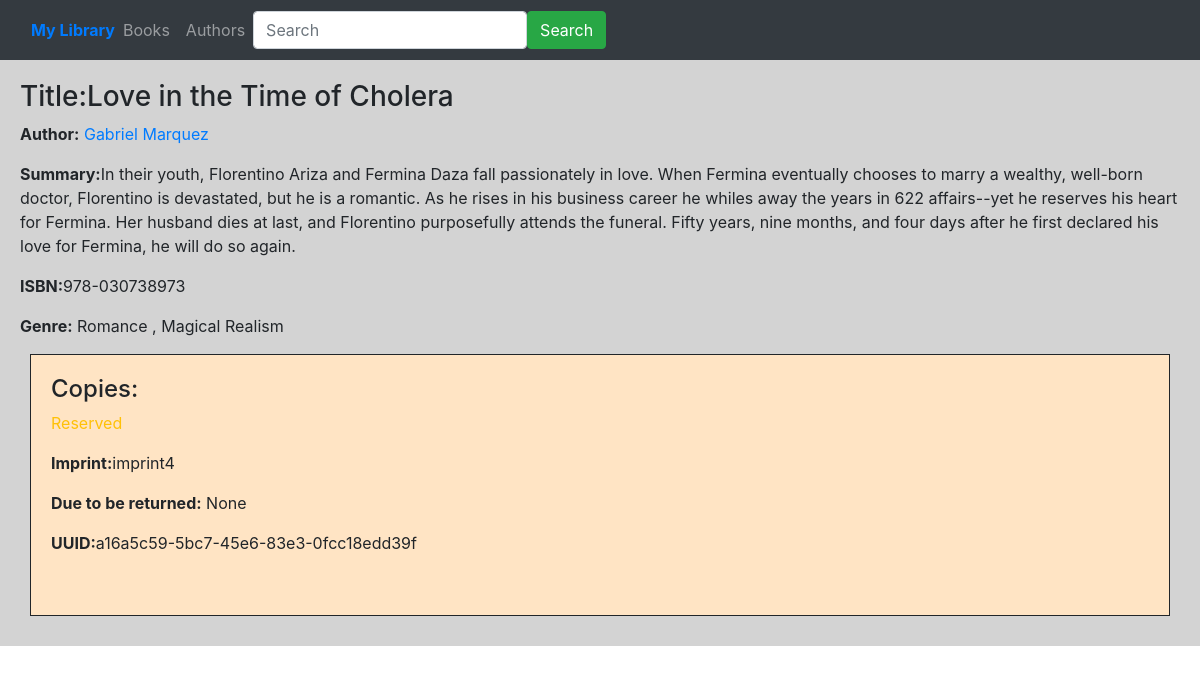
The app's page /catalog/book/4 with its own data.
### catalog/models.py (models this page shows, shortened)
class Book(models.Model):
    title = models.CharField(max_length=200)
    author = models.ForeignKey('Author', on_delete=models.SET_NULL, null=True)
    summary = models.TextField(max_length=1000, help_text='Enter a brief description of the book')
    isbn = models.CharField('ISBN', max_length=13, help_text='13 Character <a href="https://www.isbn-international.org/content/what-isbn">ISBN number</a>')
    genre = models.ManyToManyField(Genre, help_text='Select a genre for this book')
    def display_genre(self):
        """Create a string for the Genre. This is required to display genre in Admin."""
        return ', '.join(genre.name for genre in self.genre.all()[:3])
    display_genre.short_description = 'Genre'

class Author(models.Model):
    first_name = models.CharField(max_length=100)
    last_name = models.CharField(max_length=100)
    date_of_birth = models.DateField(null=True, blank=True)
    date_of_death = models.DateField('Died', null=True, blank=True)
    class Meta:
        ordering = ['last_name', 'first_name']

class Genre(models.Model):
    name = models.CharField(max_length=200, help_text='Enter a book genre (e.g. Science Fiction)')
    def __str__(self):
        return self.name

class BookInstance(models.Model):
    id = models.UUIDField(primary_key=True, default=uuid.uuid4, help_text='Unique ID for this particular book across whole library')
    book = models.ForeignKey('Book', on_delete=models.SET_NULL, null=True)
    imprint = models.CharField(max_length=200)
    due_back = models.DateField(null=True, blank=True)
    LOAN_STATUS = (
        ('m', 'Maintenance'),
        ('o', 'On loan'),
        ('a', 'Available'),
        ('r', 'Reserved'),
    )
    status = models.CharField(
        max_length=1,
        choices=LOAN_STATUS,
        blank=True,
        default='m',
        help_text='Book availability',
    )
    class Meta:
        ordering = ['due_back']

### catalog/views.py (the view)
# urls.py: path('book/<int:book_id>', views.BookDetail, name='book_detail'),
def BookDetail(request , book_id):
	book = get_object_or_404(Book,pk=book_id)
	return render(request ,'catalog/book_detail.html',{ 'book' : book})

### catalog/templates/catalog/book_detail.html (shortened to what this page needs)
{% extends 'catalog/base.html'%}
{% block body %}
	<h3>Title:{{book.title}}</h3>
	<p> <b>Author:</b><a href="{%url 'catalog:author_detail' book.author.id %}"> {{book.author.first_name}} {{book.author.last_name}} </a></p>
	<p> <b>Summary:</b>{{book.summary}}</p>
	<p> <b>ISBN:</b>{{book.isbn}}</p>
	<p> <b>Genre:</b>
	{% for genre in book.genre.all %}
		{{ genre }}
		{% if not forloop.last %},
		{% endif %}
	{% endfor %}</p>
	<div class="detail">
		<h4>Copies:</h4>
		{% for copy in book.bookinstance_set.all %}
			<p class="{% if copy.status == 'a' %}text-success{% elif copy.status == 'm' %}text-danger{% else %}text-warning{% endif %}">{{ copy.get_status_display }}</p>
			<p><b>Imprint:</b>{{copy.imprint}}</p>
			{% if copy.status != 'a' %}
       			 <p><strong>Due to be returned:</strong> {{copy.due_back}}</p>
      		{% endif %}
      		<p><b>UUID:</b>{{copy.id}}</p>
      		<br>
		{%endfor%}
{% endblock%}

### catalog/static/catalog/style.css (style rules this page uses)
.detail { margin: 10px; border:solid 1px ; padding: 20px; background-color: #FFE4C4; }

### records on screen
Book: title "Love in the Time of Cholera", author.first_name "Gabriel", author.last_name "Marquez", summary "In their youth, Florentino Ariza and Fermina Daza fall passionately in love. When Fermina eventually chooses to marry a wealthy, well-born doctor, Florentino is devastated, but he is a romantic. As he rises in his business career he whiles away the years in 622 affairs--yet he reserves his heart for Fermina. Her husband dies at last, and Florentino purposefully attends the funeral. Fifty years, nine months, and four days after he first declared his love for Fermina, he will do so again.", isbn "978-030738973"
Genre: name "Romance"
Genre: name "Magical Realism"
BookInstance: status "Reserved", imprint "imprint4", due_back "None", id "a16a5c59-5bc7-45e6-83e3-0fcc18edd39f"
